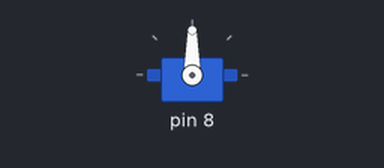
Simulated run of this sketch. Board: Arduino Uno, built with avr-gcc and run on an emulated ATmega328P. Parts: servo.

Above: at 0.1 s.
At 4.0 s:
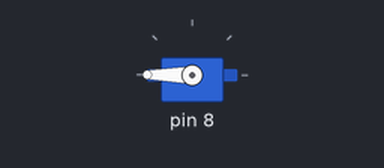
At 21.47 s:
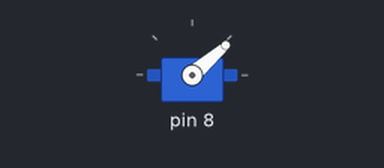
At 38.0 s:
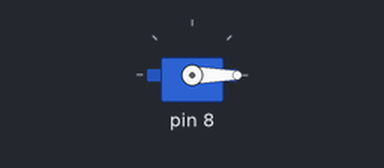
Timing chart, 0 to 40.0 s (numbered marks = the images above):
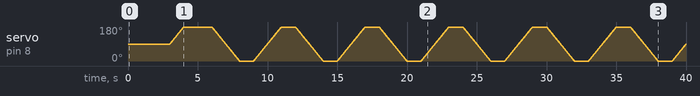

The sketch:

servo_test_cpp.ino
```cpp
#include "Arduino.h"
#include <Servo.h>

class SlowServo {
  public:
    SlowServo(int pin);
    void init(); // call in setup() - workaround for arduino bug
    void write(int target); // set new target
    void handler(); // call regularly
  private:
    Servo FastServo;
    int _target;
    int _pin;
    unsigned long _tLast;
};

SlowServo::SlowServo(int pin) {
  //FastServo=new Servo;
  //FastServo.attach(pin);
  this->_pin=pin;
  this->_tLast=millis();
}

void SlowServo::init() {
  FastServo.attach(_pin);
}

void SlowServo::write(int target) {
  this->_target=target;
}

void SlowServo::handler() {
  int current;
  if (millis()-this->_tLast>10) { // max one degree per 10ms
    current=FastServo.read();
    if (_target>current) FastServo.write(current+1);
    if (_target<current) FastServo.write(current-1);
    this->_tLast=millis();
  }
}

SlowServo myServo(8);
int ask=0;
unsigned long tRef;

void setup() {
  myServo.init();
  myServo.write(90);
  tRef=millis();
}

void loop() {
  myServo.handler();
  if ((millis()-tRef)>3000) {
    if (ask) ask=0; else ask=180;
    myServo.write(ask);
    tRef=millis();
  }
}
```
